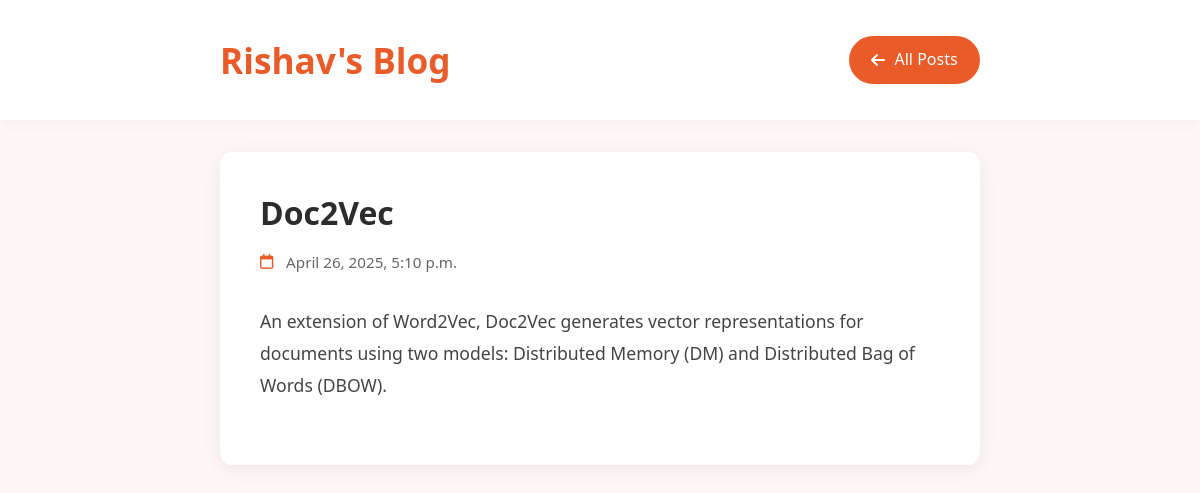
The page /post/31 on the database its author committed.
### posts/models.py (models this page shows)
class Post(models.Model):
    title = models.CharField(max_length=100)
    body = models.TextField()
    created_at = models.DateTimeField(default=datetime.now, blank=True)

### posts/views.py (the view)
# urls.py: path('post/<str:pk>', BlogPostDetailView.as_view(), name = 'post'),
class BlogPostDetailView(DetailView):
    model = Post
    template_name = 'post.html'
    context_object_name = 'posts'

### templates/post.html (shortened to what this page needs)
<!DOCTYPE html>
<html>
  <head>
  </head>
  <body>
    <div class="header">
      <div class="header-content">
        <h1 class="blog-title">Rishav's Blog</h1>
        <a href="/" class="back-btn">
          <i class="fa-solid fa-arrow-left"></i>
          All Posts
        </a>
      </div>
    </div>
    <div class="container">
      <div class="post-card">
        <h1 class="post-title">{{posts.title}}</h1>
        <div class="post-meta">
          <i class="fa-regular fa-calendar"></i>
          <span>{{posts.created_at}}</span>
        </div>
        <div class="post-content">
          <p>{{posts.body}}</p>
        </div>
      </div>
    </div>
  </body>
</html>

### templates/post.html (style rules this page uses)
* { box-sizing: border-box; margin: 0; padding: 0; }
body { font-family: "Segoe UI", system-ui, sans-serif; background: #fff7f5; line-height: 1.6; color: #333; }
.container { max-width: 800px; margin: 0 auto; padding: 0 20px; }
.header { background: white; padding: 2rem 0; box-shadow: 0 2px 15px rgba(0, 0, 0, 0.05); margin-bottom: 2rem; }
.header-content { max-width: 800px; margin: 0 auto; padding: 0 20px; display: flex; justify-content: space-between; align-items: center; }
.blog-title { color: #e95c29; font-size: 2.2rem; font-weight: 600; }
.back-btn { background: #e95c29; color: white; padding: 0.7rem 1.4rem; border-radius: 25px; text-decoration: none; display: inline-flex; align-items: center; gap: 0.6rem; transition: all 0.2s ease; }
.post-card { background: white; border-radius: 12px; padding: 2.5rem; margin: 2rem 0; box-shadow: 0 4px 20px rgba(0, 0, 0, 0.08); }
.post-title { color: #2c2c2c; font-size: 2rem; margin-bottom: 1rem; line-height: 1.3; }
.post-meta { color: #666; font-size: 0.95rem; margin-bottom: 2rem; display: flex; align-items: center; gap: 0.8rem; }
.post-meta i { color: #e95c29; }
.post-content { color: #444; font-size: 1.1rem; line-height: 1.8; }
.post-content p { margin-bottom: 1.5rem; }

### rows shown on the page
Post: title "Doc2Vec", created_at "April 26, 2025, 5:10 p.m.", body "An extension of Word2Vec, Doc2Vec generates vector representations for documents using two models: Distributed Memory (DM) and Distributed Bag of Words (DBOW)."
